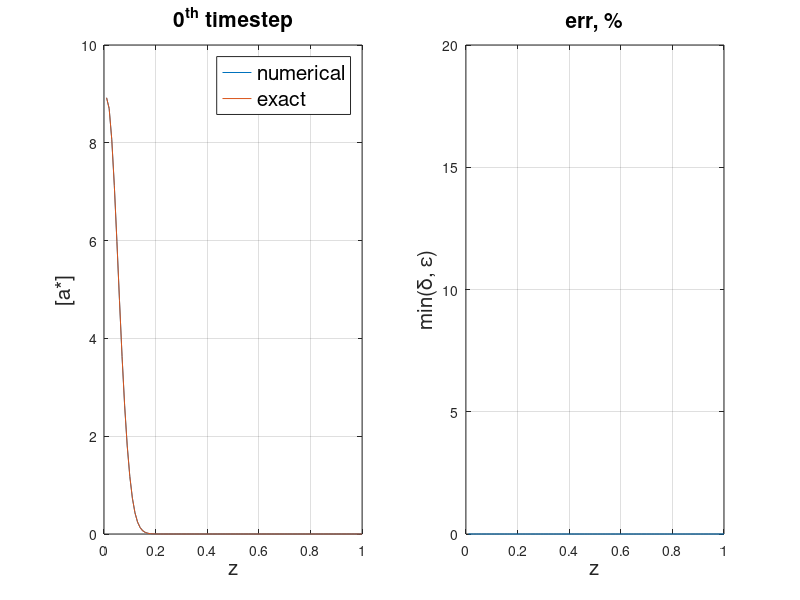
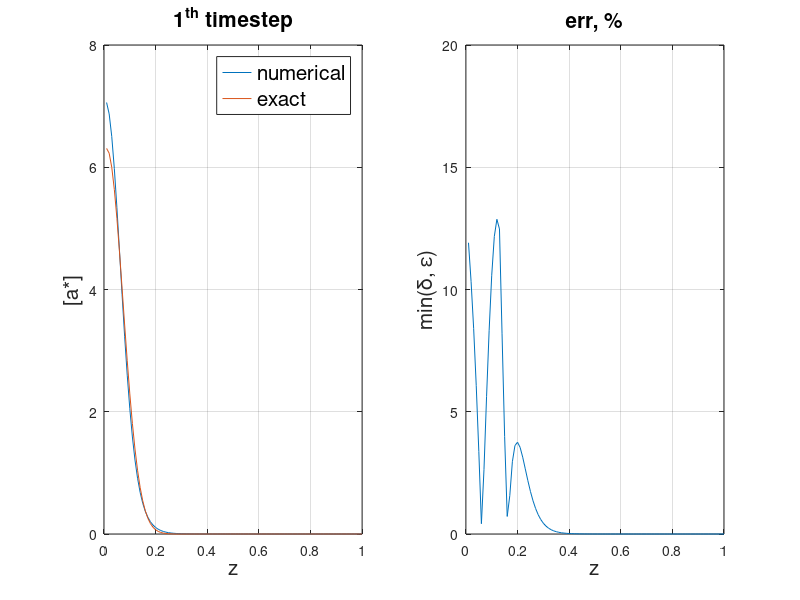
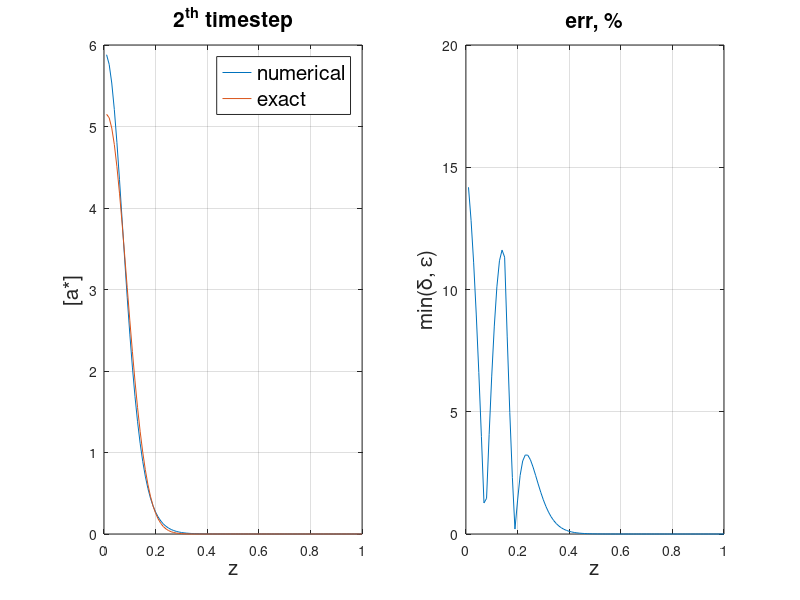
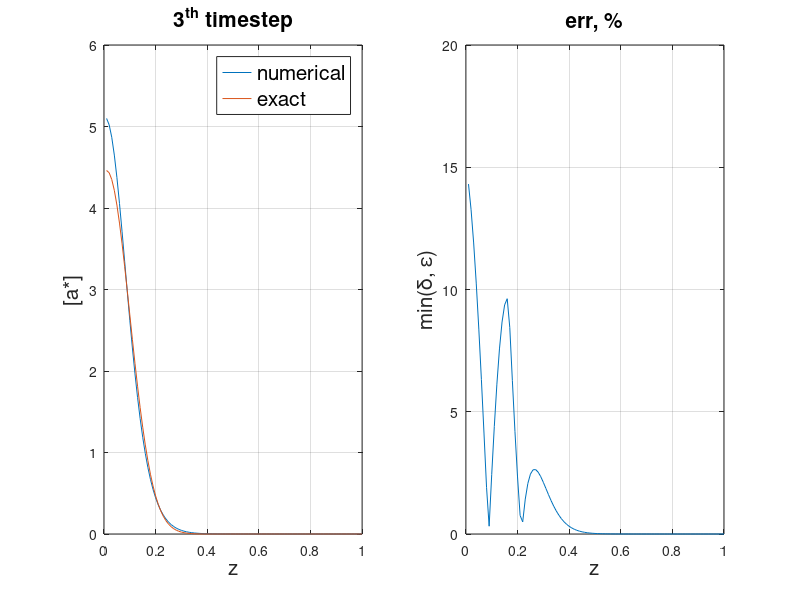

Recreate these plots in MATLAB, in order.
a = csvread("znumsol.csv");
aa = csvread("zconst_diff_ex.csv");
xize = size(a)/100
xize = xize(1)
z = a(1:100,1:100);
x = (1:100)/100;
m = min(min(z))
M = max(max(z))
n = 100;
cmap = colormap (summer (100));

for i=0:(xize-1)
j=100*i
z = a(j+1:j+100, :);
zz = aa(i+1, :);
abser = abs(z(:,1)-zz');
err = min(abser, abser./abs(zz'));
#z = a(201:300,1:100)*100;
#z = z - m;
#z = z / M;
#z = n * z;
figure(i+1);
colormap(cmap);
caxis([m M]);
subplot(1,2,1);
plot(x, z(:,1)
#  , "linestyle", "none", "marker", "x"
  , x, zz
#  , "linestyle", "none", "marker", "x"
 );
#ylim([-0.5, 1]);
grid on;
xlabel('z', 'fontsize', 15);
ylabel('[a*]', 'fontsize', 15);
title(sprintf('%d^{th} timestep', i), 'fontsize', 15);
legend(["numerical";"exact"] ,"fontsize",15);
subplot(1,2,2);
  plot(x,err * 100);
  ylim([0, 0.2] * 100);
  grid on;
  xlabel('z', 'fontsize', 15);
  ylabel('min(\delta, \epsilon)', 'fontsize', 15);
  title('err, %', 'fontsize', 15);
saveas(sprintf("z%d.png", i));
##clf;
##image(z);
##colorbar
##filename = sprintf("col%d.png",i)
##print(i+1,filename);
##clf;
##contourf(z);
##colorbar
##xlabel("R", "fontsize", 15);
##ylabel("Z", "fontsize", 15);
##filename = sprintf("con%d.png",i);
##print(i+1,filename);
endfor

##a = csvread("uniformity.csv");
###image(a);
##contourf(a);
###caxis([m M]);
##caxis([2 3]);
##colormap(cmap);
##colorbar
###print -dpng uniformity.png







